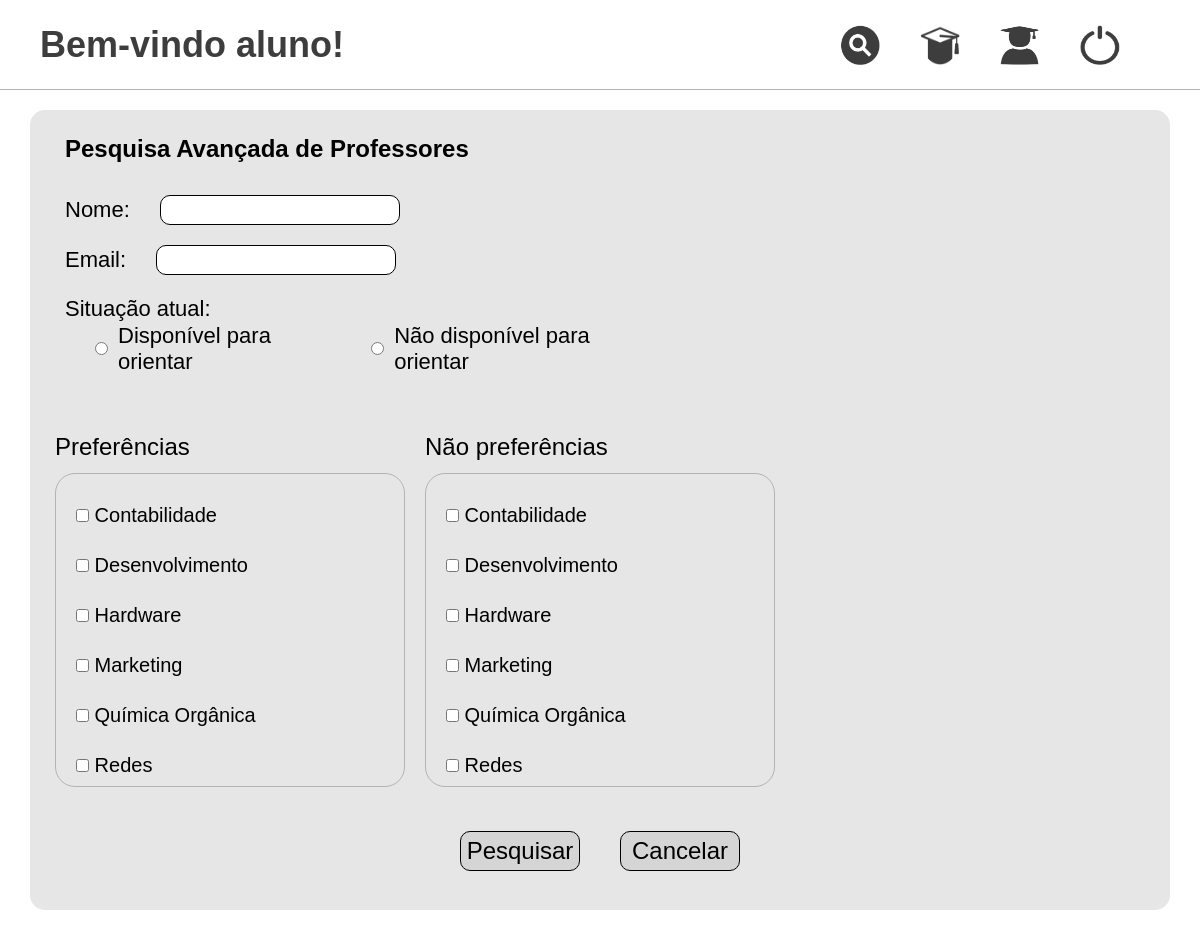
/pages/pesquisa/pesquisaProfessor.php (signed in), run on the app's committed database.
### tables this page shows
CREATE TABLE `preferencia` (
  `ID_Preferencia` int(11) NOT NULL,
  `Descricao` varchar(100) DEFAULT NULL,
  `ID_Curso` int(11) DEFAULT NULL
);

### src/bd/MySQL.php (called while the page is built, shortened)
<?php
class MySQL {
	private $connection;
	public function __construct() {
		$this->connection = new \mysqli(HOST, USUARIO, SENHA, BANCO);
		$this->connection->set_charset("utf8");
	}
	public function search(string $sql, string $types, array $params) : array {
		$stmt = $this->connection->prepare($sql);
		$stmt->execute();
		$result = $stmt->get_result();
    	return $result ? $result->fetch_all(MYSQLI_ASSOC) : [];
	}
}
?>

### src/classes/Preferencia.php (called while the page is built, shortened)
<?php
class Preferencia {
    private int $idPreferencia;
    private string $descricao;
    public function __construct(string $descricao) {
        $this->descricao = $descricao;
    }
    public static function findAllPreferencias() : array {
        $connection = new MySQL();
        $preferencias = [];
        $tipos = "";
        $params = [];
        $sql = "SELECT * FROM preferencia p ORDER BY p.Descricao";
        $resultados = $connection->search($sql, $tipos, $params);
        foreach($resultados as $resultado) {
            $preferencia = new Preferencia($resultado["Descricao"]);
            $preferencia->setIdPreferencia($resultado["ID_Preferencia"]);
            $preferencias[] = $preferencia;
        }
        return $preferencias;
    }
    public function getIdPreferencia() : int {
        return $this->idPreferencia;
    }
    public function setIdPreferencia($idPreferencia) : void {
        $this->idPreferencia = $idPreferencia;
    }
    public function getDescricao() : string {
        return $this->descricao;
    }
}
?>

### pages/pesquisa/pesquisaProfessor.php (the view, shortened to what this page needs)
<?php
$preferencias = Preferencia::findAllPreferencias();
?>
<!DOCTYPE html>
<html lang="pt-BR">
<head>
    <link rel="stylesheet" href="./../../src/styles/reset.css">
    <link rel="stylesheet" href="./../../src/styles/stylePesquisa.css">
</head>
<body>
    <div class="container">
        <?php
        require_once __DIR__ . "/../../menu.php";
        ?>
        <main>
            <form action="./listaProfessores.php" method="post">
                <section class="dados">
                    <h2>Pesquisa Avançada de Professores</h2>
                    <section>
                        <label for="nome">Nome:</label>
                        <input type="text" name="nome">
                    </section>
                    <section>
                        <label for="email">Email:</label>
                        <input type="email" name="email">
                    </section>
                    <section class="radio">
                        <label for="disponivel">Situação atual:</label>
                        <div class="disponibilidade">
                            <?php
                            echo "<label><input type='radio' name='disponivel' value='sim'>Disponível para orientar</label>";
                            echo "<label><input type='radio' name='disponivel' value='nao'>Não disponível para orientar</label>";
                            ?>
                        </div>
                    </section>
                </section>
                <section class="preferencias">
                    <section>
                        <p>Preferências</p>
                        <div>
                            <?php
                            foreach ($preferencias as $preferencia) {
                                echo "<label><input type='checkbox' name='preferencias[]' value={$preferencia->getIdPreferencia()}> {$preferencia->getDescricao()}</label>";
                            }
                            ?>
                        </div>
                    </section>
                    <section>
                        <p>Não preferências</p>
                        <div>
                            <?php
                            foreach ($preferencias as $preferencia) {
                                echo "<label><input type='checkbox' name='naoPreferencias[]' value={$preferencia->getIdPreferencia()}> {$preferencia->getDescricao()}</label>";
                            }
                            ?>
                        </div>
                    </section>
                </section>
                <section id="btn" class="links">
                    <div>
                        <input class="link" type="submit" name="pesquisar" value="Pesquisar">
                        <a class="link" href="./../../privado.php" id='cancelar'>Cancelar</a>
                    </div>
                </section>
            </form>
        </main>
    </div>
</body>
</html>

### src/styles/stylePesquisa.css (style rules this page uses)
main { display: flex; align-items: center; justify-content: center; }
form { width: 95%; height: 800px; background-color: rgb(230, 230, 230); border-radius: 15px; padding: 15px; margin: 20px 0; display: grid; grid-template-columns: 50% 50%; grid-template-rows: 40% 46% 14%; }
.preferencias, .links { grid-column: span 2; }
.dados, .preferencias, .links { width: 100%; height: 100%; }
.dados section input:not([type~="radio"]), select, option, .cidades > input { width: clamp(120px, 20vw, 300px); height: 30px; padding: 0 10px; font-size: 20px; border: 1px solid black; border-radius: 10px; }
.dados { height: 100%; padding-left: 20px; padding-top: 10px; display: grid; grid-auto-rows: 50px; grid-template-columns: 100%; }
.dados section { display: grid; align-items: center; gap: 30px; grid-template-columns: auto 1fr; }
.dados section label { font-size: 22px; }
.radio { height: 100px; padding: 10px 0; display: grid; grid-template-columns: 100% !important; grid-template-rows: auto auto !important; gap: 0 !important; }
.disponibilidade { width: 100%; gap: 80px; padding-left: 30px; display: flex; align-items: flex-end; }
.disponibilidade label { gap: 10px; display: flex; align-items: center; }
.preferencias { display: grid; grid-template-rows: 100%; grid-template-columns: repeat(3, 1fr); }
.preferencias section { padding: 0 10px; display: grid; grid-template-rows: 40px 1fr; grid-template-columns: 100%; }
.preferencias section div, .sugestoes { width: 100%; height: 100%; padding: 30px 20px; display: grid; grid-template-columns: 100%; grid-auto-rows: 50px; border: 1px solid #b3b3b3; border-radius: 20px; overflow-y: scroll; }
.preferencias section div label, .item-sugestao { font-size: 20px; }
.links { display: flex; flex-direction: column; justify-content: center; align-items: center; }
.links div { gap: 40px; margin-top: 20px; display: flex; justify-content: center; align-items: center; }
.link { display: inline-block; width: 120px; height: 40px; text-decoration: none; border: 1px solid black; border-radius: 10px; background-color: #d5d5d5; display: flex; justify-content: center; align-items: center; }

### src/styles/menu.css (style rules this page uses)
.container { width: 100vw; height: 100vh; display: grid; grid-template-rows: 90px 1fr; grid-template-columns: 100%; overflow: auto; }
header, main { width: 100%; height: 100%; }

### data on the page
preferencia: Descricao "Contabilidade"
preferencia: Descricao "Desenvolvimento"
preferencia: Descricao "Hardware"
preferencia: Descricao "Marketing"
preferencia: Descricao "Química Orgânica"
preferencia: Descricao "Redes"

### other printed values
$_SESSION['tipoUsuario'] "aluno"
